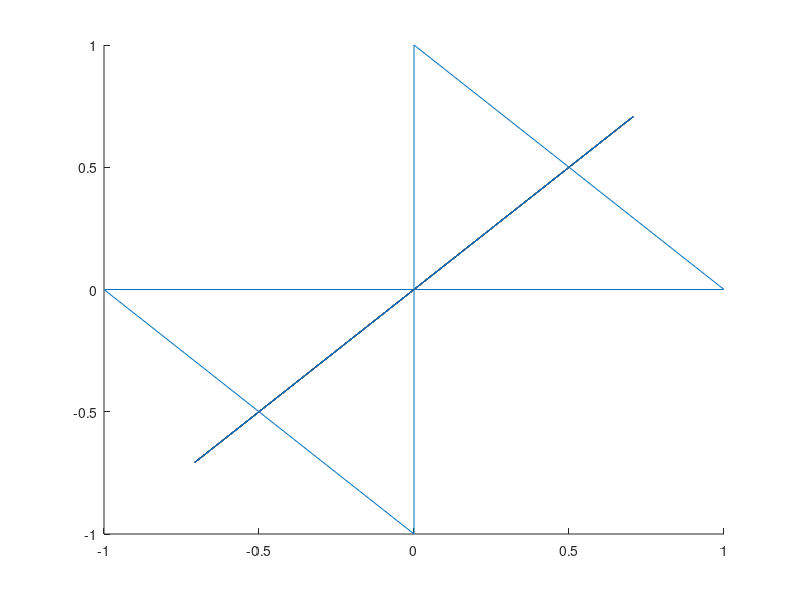

Write the MATLAB code that produced this figure.
% Perform the same operation as above, this time, after each iteration shift X and Y and by their
% respective arithmetic means, then normalize them,  Show a case where the initial polygon
% boundary crosses itself, for example an 8-like shape

close all;
clear all;

% Get cos theta and sin theta values so we can chose co ordinates on circle
% based on angle
theta = linspace(0,2*pi,361);
c = cos(theta);
s = sin(theta);
% -------------------------ENTER SIDES-------------------------------------
% Here chose the number of sides of polygon 
sides = 4;

% Get x and y coordinates by diving 2 pi into number of sides
stride = 360/sides;
x = c(1:stride:361);
y = s(1:stride:361);

% -----------------------ENTER ITERATIONS-------------------------------------
iter = 7;

% Iterate
for t = 1:iter+1
   % Using hold on to plot in same plot
   hold on
   temp = x(3);
   x(3) = x(4);
   x(4) = temp;
   temp = y(3);
   y(3) = y(4);
   y(4) = temp;
   plot(x, y)
   % Now for number of sides calculate middle points
   for i=(1:sides)
       % Midpoints
       x(i) = (x(i) + x(i+1))/2;
       y(i) = (y(i) + y(i+1))/2;
   end
   
   % Adding last vertex
   x(sides+1) = x(1);
   y(sides+1) = y(1);
   
   % Shift
   x = x - (sum(x)-x(1))/sides;
   y = y - (sum(y)-y(1))/sides;
   

   % Normalize
   x = x/norm(x(1:sides));
   y = y/norm(y(1:sides));

   % Adding 0.2 sec pause for visualization
   pause(0.5)
   %axis([-1.2 1.2 -1.2 1.2])
   %axis equal
end
hold off
